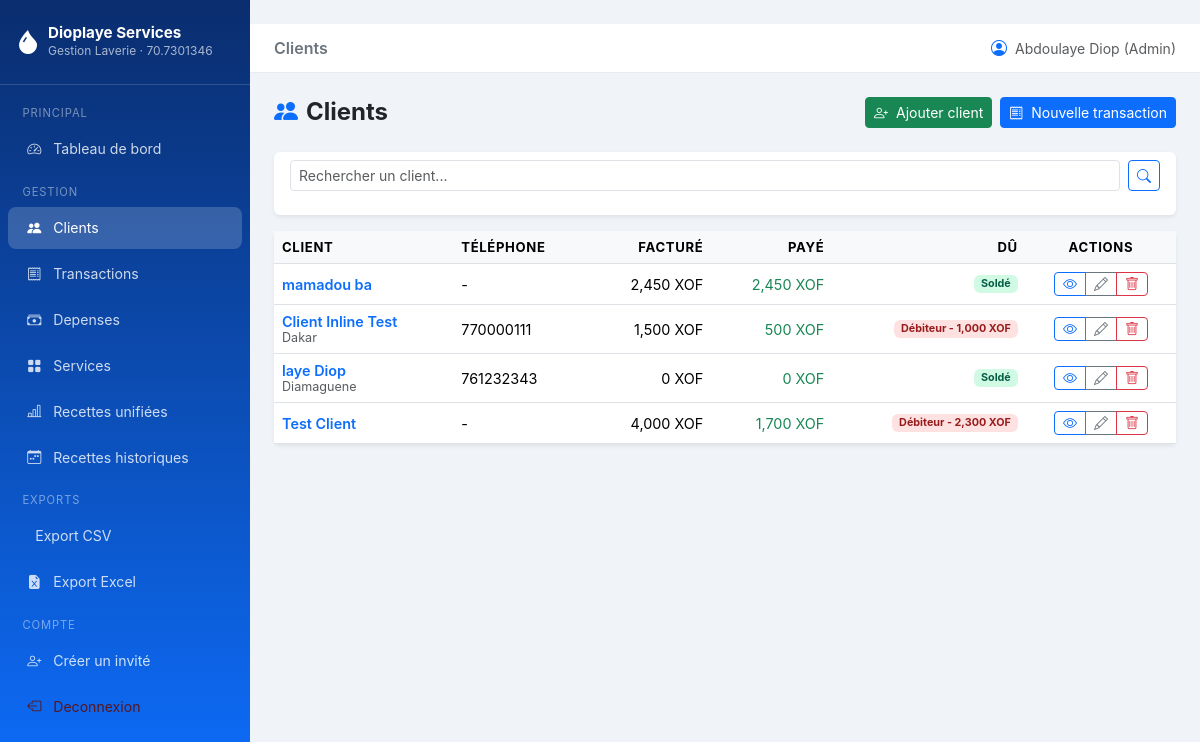
The app's page /clients/ (signed in), older data.
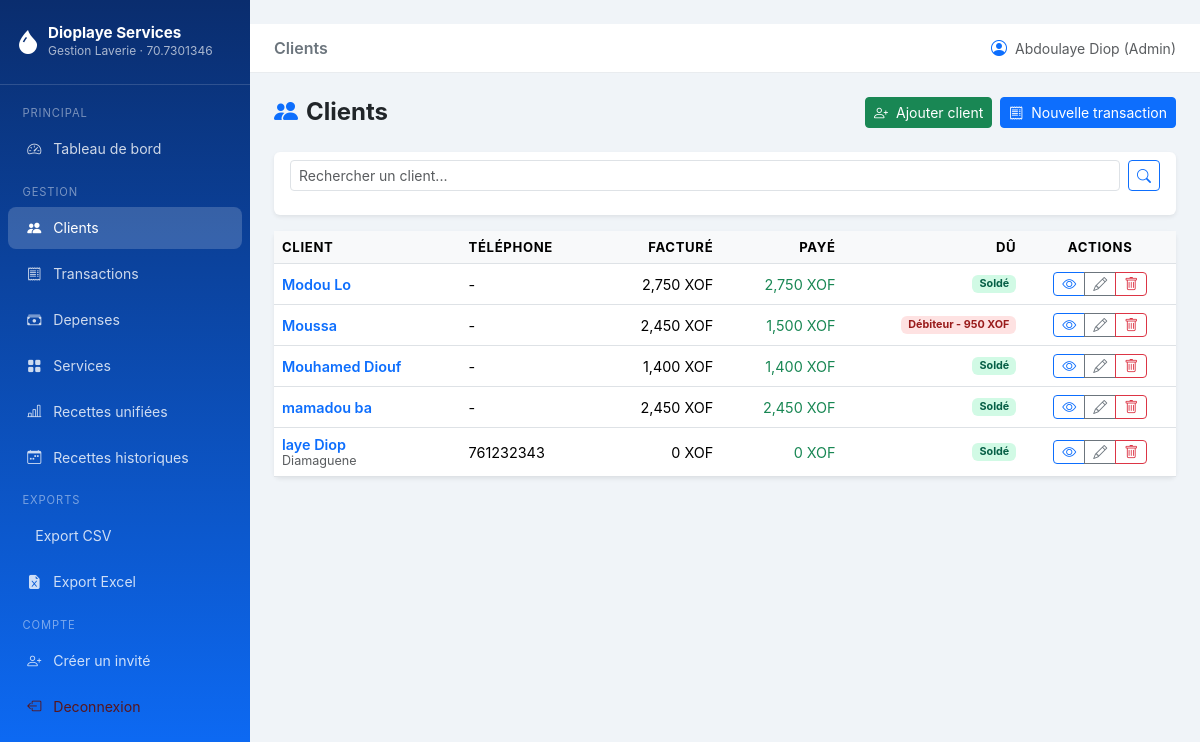
The same page, newer data.
### models.py (models this page shows, shortened)
class Client(db.Model):
    __tablename__ = "clients"
    id = db.Column(db.Integer, primary_key=True)
    nom = db.Column(db.String(100), nullable=False)
    telephone = db.Column(db.String(20), nullable=True)
    adresse = db.Column(db.String(200), nullable=True)
    remarque = db.Column(db.String(300), nullable=True)
    created_at = db.Column(db.DateTime, default=datetime.utcnow)
    transactions = db.relationship(
        "Transaction",
        back_populates="client",
        lazy="dynamic",
        cascade="all, delete-orphan",
    )
    @property
    def total_facture(self) -> float:
        result = db.session.query(
            db.func.coalesce(db.func.sum(Transaction.total), 0)
        ).filter(
            Transaction.client_id == self.id,
            Transaction.type_transaction == "recette",
            Transaction.deleted_at == None,  # noqa: E711
        ).scalar()
        return float(result or 0)
    @property
    def total_paye(self) -> float:
        result = db.session.query(
            db.func.coalesce(db.func.sum(Paiement.montant), 0)
        ).join(
            Transaction, Transaction.id == Paiement.transaction_id
        ).filter(
            Transaction.client_id == self.id,
            Transaction.type_transaction == "recette",
            Transaction.deleted_at == None,  # noqa: E711
        ).scalar()
        return float(result or 0)
    @property
    def solde_du(self) -> float:
        return max(0.0, self.total_facture - self.total_paye)

### routes/clients.py (the view)
@clients_bp.route("/")
@login_required
def index():
    page = request.args.get("page", 1, type=int)
    search = request.args.get("q", "")
    query = Client.query.order_by(Client.created_at.desc())
    if search:
        query = query.filter(Client.nom.ilike(f"%{search}%"))
    pagination = query.paginate(page=page, per_page=Config.ITEMS_PER_PAGE, error_out=False)
    return render_template(
        "clients/index.html",
        clients=pagination.items,
        pagination=pagination,
        search=search,
    )

### models.py (called while the page is built)
    @property
    def is_admin(self) -> bool:
        return (self.role or "").lower() == "admin"

### templates/clients/index.html (shortened to what this page needs)
﻿{% extends "base.html" %}
{% block page_title %}Clients{% endblock %}
{% block content %}
<div class="d-flex justify-content-between align-items-center mb-4">
  <h4 class="fw-bold mb-0"><i class="bi bi-people-fill text-primary me-2"></i>Clients</h4>
  <div class="d-flex gap-2">
    <a href="{{ url_for('clients.create') }}" class="btn btn-success btn-sm">
      <i class="bi bi-person-plus me-1"></i> Ajouter client
    </a>
    <a href="{{ url_for('transactions.create') }}" class="btn btn-primary btn-sm">
      <i class="bi bi-receipt me-1"></i> Nouvelle transaction
    </a>
  </div>
</div>
<div class="card border-0 shadow-sm mb-3">
  <div class="card-body py-2">
    <form method="GET" class="d-flex gap-2">
      <input type="text" name="q" class="form-control form-control-sm"
             placeholder="Rechercher un client..." value="{{ search }}">
      <button class="btn btn-outline-primary btn-sm"><i class="bi bi-search"></i></button>
    </form>
  </div>
</div>
<div class="card border-0 shadow-sm">
  <div class="card-body p-0">
    <div class="table-responsive">
      <table class="table table-hover mb-0">
        <thead>
          <tr>
            <th>Client</th>
            <th>Téléphone</th>
            <th class="text-end">Facturé</th>
            <th class="text-end">Payé</th>
            <th class="text-end">Dû</th>
            <th class="text-center">Actions</th>
          </tr>
        </thead>
        <tbody>
          {% for client in clients %}
          <tr>
            <td>
              <a href="{{ url_for('clients.detail', client_id=client.id) }}"
                 class="fw-semibold text-decoration-none">{{ client.nom }}</a>
              {% if client.adresse %}
              <br><small class="text-muted">{{ client.adresse }}</small>
              {% endif %}
            </td>
            <td>{{ client.telephone or "-" }}</td>
            <td class="text-end">{{ "{:,.0f}".format(client.total_facture) }} XOF</td>
            <td class="text-end text-success">{{ "{:,.0f}".format(client.total_paye) }} XOF</td>
            <td class="text-end">
              {% if client.solde_du > 0 %}
              <span class="badge badge-du">Débiteur - {{ "{:,.0f}".format(client.solde_du) }} XOF</span>
              {% else %}
              <span class="badge badge-solde">Soldé</span>
              {% endif %}
            </td>
            <td class="text-center">
              <div class="btn-group btn-group-sm">
                <a href="{{ url_for('clients.detail', client_id=client.id) }}"
                   class="btn btn-outline-primary" title="Voir"><i class="bi bi-eye"></i></a>
                <a href="{{ url_for('clients.edit', client_id=client.id) }}"
                   class="btn btn-outline-secondary" title="Modifier"><i class="bi bi-pencil"></i></a>
                {% if current_user.is_admin %}
                <button type="button"
                        class="btn btn-outline-danger js-delete-client"
                        title="Supprimer"
                        data-client-id="{{ client.id }}"
                        data-client-nom="{{ client.nom|e }}">
                  <i class="bi bi-trash"></i>
                </button>
                {% endif %}
              </div>
            </td>
          </tr>
          {% endfor %}
        </tbody>
      </table>
    </div>
  </div>
</div>
{% endblock %}

Row changes from the older to the newer data that the page shows:
removed Client: nom "Client Inline Test", adresse "Dakar", telephone "770000111", total_facture "1,500", total_paye "500", solde_du "1,000"
removed Client: nom "Test Client", telephone "-", total_facture "4,000", total_paye "1,700", solde_du "2,300"
added Client: nom "Modou Lo", telephone "-", total_facture "2,750", total_paye "2,750", shows "Soldé"
added Client: nom "Moussa", telephone "-", total_facture "2,450", total_paye "1,500", solde_du "950"
added Client: nom "Mouhamed Diouf", telephone "-", total_facture "1,400", total_paye "1,400", shows "Soldé"
